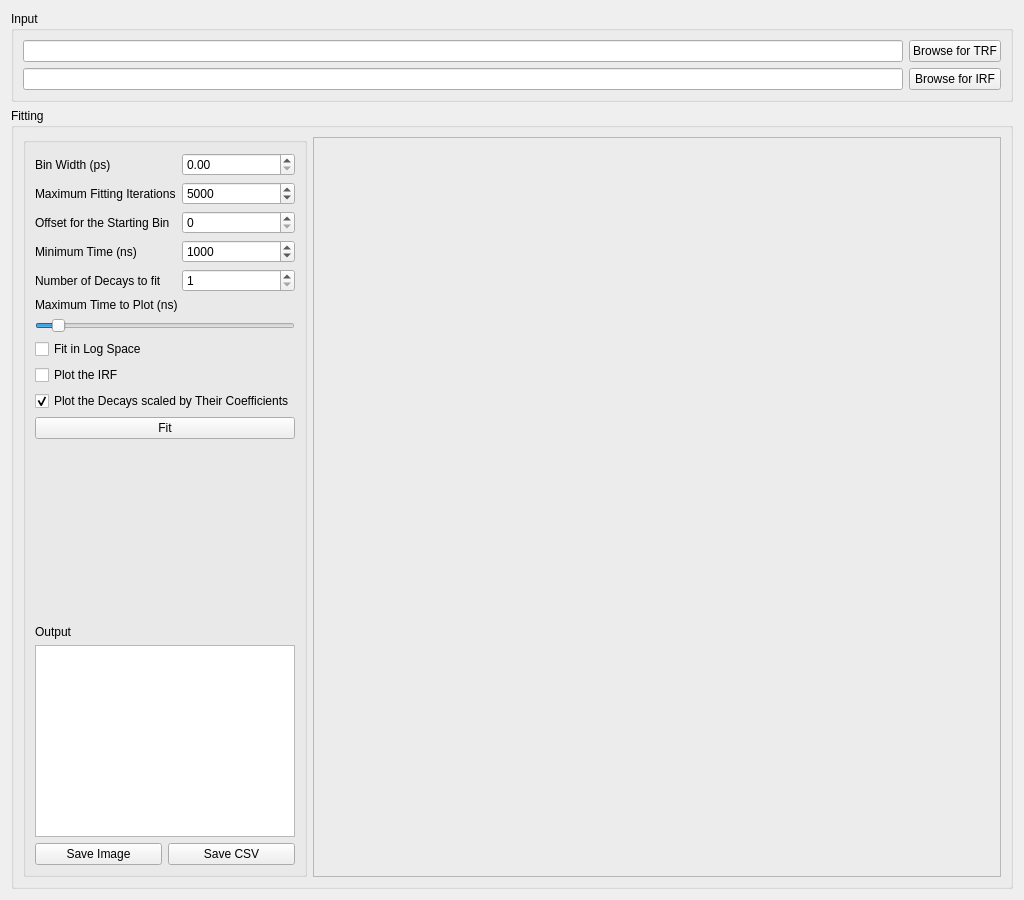
<?xml version="1.0" encoding="UTF-8"?>
<ui version="4.0">
 <class>Form</class>
 <widget class="QWidget" name="Form">
  <property name="enabled">
   <bool>true</bool>
  </property>
  <property name="geometry">
   <rect>
    <x>0</x>
    <y>0</y>
    <width>1024</width>
    <height>900</height>
   </rect>
  </property>
  <property name="sizePolicy">
   <sizepolicy hsizetype="Preferred" vsizetype="Maximum">
    <horstretch>0</horstretch>
    <verstretch>0</verstretch>
   </sizepolicy>
  </property>
  <property name="minimumSize">
   <size>
    <width>700</width>
    <height>665</height>
   </size>
  </property>
  <property name="windowTitle">
   <string>Lifetime Fitting</string>
  </property>
  <layout class="QVBoxLayout" name="verticalLayout_11">
   <item>
    <widget class="QGroupBox" name="groupBox_4">
     <property name="sizePolicy">
      <sizepolicy hsizetype="Preferred" vsizetype="Maximum">
       <horstretch>0</horstretch>
       <verstretch>0</verstretch>
      </sizepolicy>
     </property>
     <property name="title">
      <string>Input</string>
     </property>
     <layout class="QHBoxLayout" name="horizontalLayout_5">
      <item>
       <layout class="QHBoxLayout" name="horizontalLayout_2">
        <item>
         <layout class="QVBoxLayout" name="verticalLayout_4">
          <item>
           <widget class="QLineEdit" name="trf_file">
            <property name="readOnly">
             <bool>true</bool>
            </property>
           </widget>
          </item>
          <item>
           <widget class="QLineEdit" name="irf_file">
            <property name="readOnly">
             <bool>true</bool>
            </property>
           </widget>
          </item>
         </layout>
        </item>
        <item>
         <layout class="QVBoxLayout" name="verticalLayout_7">
          <item>
           <widget class="QPushButton" name="trf_browse">
            <property name="acceptDrops">
             <bool>true</bool>
            </property>
            <property name="text">
             <string>Browse for TRF</string>
            </property>
           </widget>
          </item>
          <item>
           <widget class="QPushButton" name="irf_browse">
            <property name="acceptDrops">
             <bool>true</bool>
            </property>
            <property name="text">
             <string>Browse for IRF</string>
            </property>
           </widget>
          </item>
         </layout>
        </item>
       </layout>
      </item>
     </layout>
    </widget>
   </item>
   <item>
    <widget class="QGroupBox" name="groupBox">
     <property name="title">
      <string>Fitting</string>
     </property>
     <layout class="QHBoxLayout" name="horizontalLayout_4">
      <item>
       <widget class="QGroupBox" name="verticalGroupBox">
        <property name="sizePolicy">
         <sizepolicy hsizetype="Maximum" vsizetype="Preferred">
          <horstretch>0</horstretch>
          <verstretch>0</verstretch>
         </sizepolicy>
        </property>
        <layout class="QVBoxLayout" name="verticalLayout_5">
         <property name="sizeConstraint">
          <enum>QLayout::SetDefaultConstraint</enum>
         </property>
         <property name="topMargin">
          <number>10</number>
         </property>
         <item>
          <layout class="QHBoxLayout" name="horizontalLayout">
           <item>
            <layout class="QVBoxLayout" name="verticalLayout_2">
             <item>
              <widget class="QLabel" name="label">
               <property name="text">
                <string>Bin Width (ps)</string>
               </property>
              </widget>
             </item>
             <item>
              <widget class="QLabel" name="label_2">
               <property name="text">
                <string>Maximum Fitting Iterations</string>
               </property>
              </widget>
             </item>
             <item>
              <widget class="QLabel" name="label_5">
               <property name="text">
                <string>Offset for the Starting Bin</string>
               </property>
              </widget>
             </item>
             <item>
              <widget class="QLabel" name="label_6">
               <property name="text">
                <string>Minimum Time (ns)</string>
               </property>
              </widget>
             </item>
             <item>
              <widget class="QLabel" name="label_24">
               <property name="text">
                <string>Number of Decays to fit</string>
               </property>
              </widget>
             </item>
            </layout>
           </item>
           <item>
            <layout class="QVBoxLayout" name="verticalLayout">
             <item>
              <widget class="QDoubleSpinBox" name="binSize_widg">
               <property name="maximum">
                <double>9999999.000000000000000</double>
               </property>
              </widget>
             </item>
             <item>
              <widget class="QSpinBox" name="maxIter_widg">
               <property name="minimum">
                <number>1000</number>
               </property>
               <property name="maximum">
                <number>100000000</number>
               </property>
               <property name="singleStep">
                <number>1000</number>
               </property>
               <property name="value">
                <number>5000</number>
               </property>
              </widget>
             </item>
             <item>
              <widget class="QSpinBox" name="startOffset_widg">
                <property name="maximum">
                <number>999999</number>
               </property>
              </widget>
             </item>
             <item>
              <widget class="QSpinBox" name="maxTime_widg">
               <property name="maximum">
                <number>9999999</number>
               </property>
               <property name="value">
                <number>1000</number>
               </property>
              </widget>
             </item>
             <item>
              <widget class="QSpinBox" name="expCount_widg">
               <property name="wrapping">
                <bool>false</bool>
               </property>
               <property name="minimum">
                <number>1</number>
               </property>
               <property name="maximum">
                <number>4</number>
               </property>
               <property name="value">
                <number>1</number>
               </property>
              </widget>
             </item>
            </layout>
           </item>
          </layout>
         </item>
         <item>
          <widget class="QLabel" name="label_3">
           <property name="text">
            <string>Maximum Time to Plot (ns)</string>
           </property>
          </widget>
         </item>
         <item>
          <widget class="QSlider" name="max_x">
           <property name="maximum">
            <number>300</number>
           </property>
           <property name="value">
            <number>20</number>
           </property>
           <property name="sliderPosition">
            <number>20</number>
           </property>
           <property name="orientation">
            <enum>Qt::Horizontal</enum>
           </property>
           <property name="invertedAppearance">
            <bool>false</bool>
           </property>
           <property name="invertedControls">
            <bool>false</bool>
           </property>
          </widget>
         </item>
         <item>
          <widget class="QCheckBox" name="logFit_widg">
           <property name="enabled">
            <bool>true</bool>
           </property>
           <property name="sizePolicy">
            <sizepolicy hsizetype="Fixed" vsizetype="Fixed">
             <horstretch>0</horstretch>
             <verstretch>0</verstretch>
            </sizepolicy>
           </property>
           <property name="text">
            <string>Fit in Log Space</string>
           </property>
           <property name="checkable">
            <bool>true</bool>
           </property>
           <property name="checked">
            <bool>false</bool>
           </property>
          </widget>
         </item>
         <item>
          <widget class="QCheckBox" name="plotIRF_widg">
           <property name="text">
            <string>Plot the IRF</string>
           </property>
           <property name="checkable">
            <bool>true</bool>
           </property>
           <property name="checked">
            <bool>false</bool>
           </property>
          </widget>
         </item>
         <item>
          <widget class="QCheckBox" name="scaled_widg">
           <property name="text">
            <string>Plot the Decays scaled by Their Coefficients</string>
           </property>
           <property name="checkable">
            <bool>true</bool>
           </property>
           <property name="checked">
            <bool>true</bool>
           </property>
          </widget>
         </item>
         <item>
          <widget class="QPushButton" name="fit_button">
           <property name="text">
            <string>Fit</string>
           </property>
          </widget>
         </item>
         <item>
          <spacer name="verticalSpacer">
           <property name="orientation">
            <enum>Qt::Vertical</enum>
           </property>
           <property name="sizeHint" stdset="0">
            <size>
             <width>20</width>
             <height>40</height>
            </size>
           </property>
          </spacer>
         </item>
         <item>
          <widget class="QLabel" name="label_4">
           <property name="text">
            <string>Output</string>
           </property>
          </widget>
         </item>
         <item>
          <widget class="QTextEdit" name="text_output">
           <property name="sizePolicy">
            <sizepolicy hsizetype="Expanding" vsizetype="Expanding">
             <horstretch>0</horstretch>
             <verstretch>0</verstretch>
            </sizepolicy>
           </property>
          </widget>
         </item>
         <item>
          <layout class="QHBoxLayout" name="horizontalLayout_3">
           <item>
            <widget class="QPushButton" name="plot_browse">
             <property name="acceptDrops">
              <bool>true</bool>
             </property>
             <property name="text">
              <string>Save Image</string>
             </property>
            </widget>
           </item>
           <item>
            <widget class="QPushButton" name="csv_browse">
             <property name="acceptDrops">
              <bool>true</bool>
             </property>
             <property name="text">
              <string>Save CSV</string>
             </property>
            </widget>
           </item>
          </layout>
         </item>
        </layout>
       </widget>
      </item>
      <item>
       <widget class="QFrame" name="frame">
        <property name="sizePolicy">
         <sizepolicy hsizetype="Minimum" vsizetype="Preferred">
          <horstretch>0</horstretch>
          <verstretch>0</verstretch>
         </sizepolicy>
        </property>
        <property name="frameShape">
         <enum>QFrame::StyledPanel</enum>
        </property>
        <property name="frameShadow">
         <enum>QFrame::Raised</enum>
        </property>
       </widget>
      </item>
     </layout>
    </widget>
   </item>
  </layout>
 </widget>
 <resources/>
 <connections/>
</ui>
